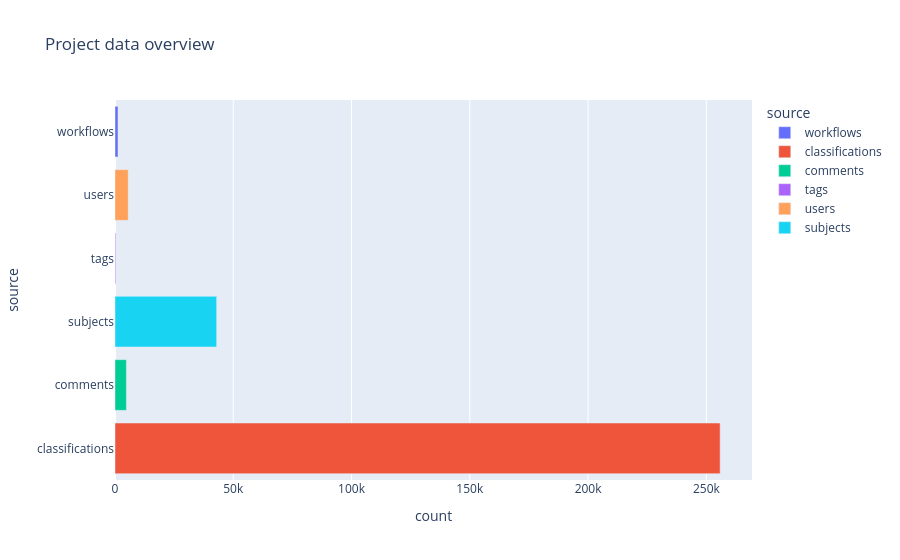

The notebook cell saved with this chart:
### Code cell
source = [
    "workflows",
    "classifications",
    "comments",
    "tags",
    "users",
    "subjects",
]

count = [
    workflows.shape[0],
    project.classifications.shape[0],
    project.comments.shape[0],
    project.tags["name"].nunique(),
    project.classifications["user_name"].nunique(),
]

if project.are_subjects_disambiguated():
    count.append(subjects_df["subject_id_disambiguated"].nunique())
else:
    count.append(subjects_df.shape[0])

meta_df = pd.DataFrame(dict(source=source, count=count))

fig = px.bar(
    meta_df, x="count", y="source", color="source", title="Project data overview"
)
fig.update_layout(yaxis=dict(categoryorder="category ascending"))
fig.show()

### Figure 1 — Plotly figure (JSON) as saved in the notebook; plotly's stock layout.template omitted (floating-point values rounded to 4 significant figures)
{"data": [{"alignmentgroup": "True", "hovertemplate": "source=%{y}<br>count=%{x}<extra></extra>", "legendgroup": "workflows", "marker": {"color": "#636efa", "pattern": {"shape": ""}}, "name": "workflows", "offsetgroup": "workflows", "orientation": "h", "showlegend": true, "textposition": "auto", "type": "bar", "x": [1262], "xaxis": "x", "y": ["workflows"], "yaxis": "y"}, {"alignmentgroup": "True", "hovertemplate": "source=%{y}<br>count=%{x}<extra></extra>", "legendgroup": "classifications", "marker": {"color": "#EF553B", "pattern": {"shape": ""}}, "name": "classifications", "offsetgroup": "classifications", "orientation": "h", "showlegend": true, "textposition": "auto", "type": "bar", "x": [255840], "xaxis": "x", "y": ["classifications"], "yaxis": "y"}, {"alignmentgroup": "True", "hovertemplate": "source=%{y}<br>count=%{x}<extra></extra>", "legendgroup": "comments", "marker": {"color": "#00cc96", "pattern": {"shape": ""}}, "name": "comments", "offsetgroup": "comments", "orientation": "h", "showlegend": true, "textposition": "auto", "type": "bar", "x": [4817], "xaxis": "x", "y": ["comments"], "yaxis": "y"}, {"alignmentgroup": "True", "hovertemplate": "source=%{y}<br>count=%{x}<extra></extra>", "legendgroup": "tags", "marker": {"color": "#ab63fa", "pattern": {"shape": ""}}, "name": "tags", "offsetgroup": "tags", "orientation": "h", "showlegend": true, "textposition": "auto", "type": "bar", "x": [314], "xaxis": "x", "y": ["tags"], "yaxis": "y"}, {"alignmentgroup": "True", "hovertemplate": "source=%{y}<br>count=%{x}<extra></extra>", "legendgroup": "users", "marker": {"color": "#FFA15A", "pattern": {"shape": ""}}, "name": "users", "offsetgroup": "users", "orientation": "h", "showlegend": true, "textposition": "auto", "type": "bar", "x": [5587], "xaxis": "x", "y": ["users"], "yaxis": "y"}, {"alignmentgroup": "True", "hovertemplate": "source=%{y}<br>count=%{x}<extra></extra>", "legendgroup": "subjects", "marker": {"color": "#19d3f3", "pattern": {"shape": ""}}, "name": "subjects", "offsetgroup": "subjects", "orientation": "h", "showlegend": true, "textposition": "auto", "type": "bar", "x": [42976], "xaxis": "x", "y": ["subjects"], "yaxis": "y"}], "layout": {"autosize": true, "barmode": "relative", "legend": {"title": {"text": "source"}, "tracegroupgap": 0}, "title": {"text": "Project data overview"}, "xaxis": {"anchor": "y", "autorange": true, "domain": [0, 1], "range": [0, 269300.0], "title": {"text": "count"}, "type": "linear"}, "yaxis": {"anchor": "x", "autorange": true, "categoryarray": ["subjects", "users", "tags", "comments", "classifications", "workflows"], "categoryorder": "category ascending", "domain": [0, 1], "range": [-0.5, 5.5], "title": {"text": "source"}, "type": "category"}}}
